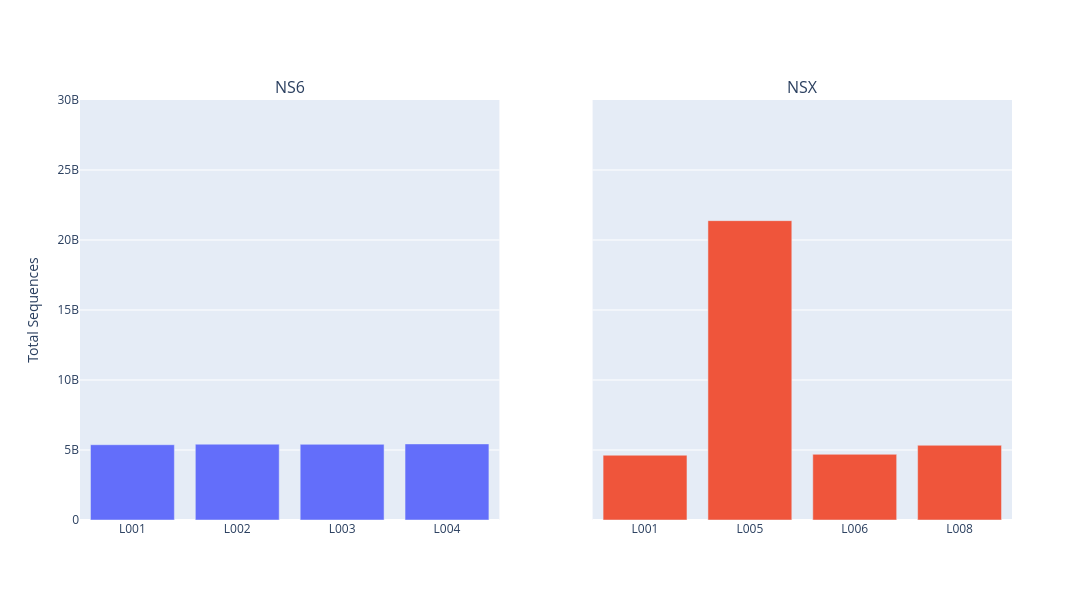

This figure's notebook cell:
### Markdown cell above
Compare raw output between lanes on NovaSeqX:

### Code cell
# Data for Single Protocol
group_single = data_ns6[data_ns6["Protocol"] == "Double"][["Lane", "fastqc_raw__Total Sequences"]].groupby(["Lane"]).sum()
group_reset_single = group_single[group_single["fastqc_raw__Total Sequences"] > 0].reset_index()

# Data for Double Protocol
group_double = data_nsX[data_nsX["Protocol"] == "Double"][["Lane", "fastqc_raw__Total Sequences"]].groupby(["Lane"]).sum()
group_reset_double = group_double[group_double["fastqc_raw__Total Sequences"] > 0].reset_index()

# Create a subplot figure with 1 row and 2 columns
fig = make_subplots(rows=1, cols=2, shared_yaxes=True, subplot_titles=["NS6", "NSX"])

# Add bar chart for Single Protocol
fig.add_trace(
    go.Bar(
        x=group_reset_single["Lane"],
        y=group_reset_single["fastqc_raw__Total Sequences"],
        name="NS6000"
    ),
    row=1, col=1
)

# Add bar chart for Double Protocol
fig.add_trace(
    go.Bar(
        x=group_reset_double["Lane"],
        y=group_reset_double["fastqc_raw__Total Sequences"],
        name="NSX"
    ),
    row=1, col=2
)

# Update layout
fig.update_layout(
    height=600, width=1200,
    yaxis_title="Total Sequences",
    yaxis_range=[0, 3e10],
    showlegend=False
)

# Show the plot
fig.show()

### Figure 1 — Plotly figure (JSON) as saved in the notebook; plotly's stock layout.template omitted (floating-point values rounded to 4 significant figures)
{"data": [{"name": "NS6000", "type": "bar", "x": ["L001", "L002", "L003", "L004"], "xaxis": "x", "y": [5377611718, 5414541968, 5404734776, 5434297510], "yaxis": "y"}, {"name": "NSX", "type": "bar", "x": ["L001", "L005", "L006", "L008"], "xaxis": "x2", "y": [4626121172, 21381802760, 4692845962, 5337238162], "yaxis": "y2"}], "layout": {"annotations": [{"font": {"size": 16}, "showarrow": false, "text": "NS6", "x": 0.225, "xanchor": "center", "xref": "paper", "y": 1, "yanchor": "bottom", "yref": "paper"}, {"font": {"size": 16}, "showarrow": false, "text": "NSX", "x": 0.775, "xanchor": "center", "xref": "paper", "y": 1, "yanchor": "bottom", "yref": "paper"}], "height": 600, "showlegend": false, "width": 1200, "xaxis": {"anchor": "y", "domain": [0, 0.45]}, "xaxis2": {"anchor": "y2", "domain": [0.55, 1]}, "yaxis": {"anchor": "x", "domain": [0, 1], "range": [0, 30000000000], "title": {"text": "Total Sequences"}}, "yaxis2": {"anchor": "x2", "domain": [0, 1], "matches": "y", "showticklabels": false}}}
